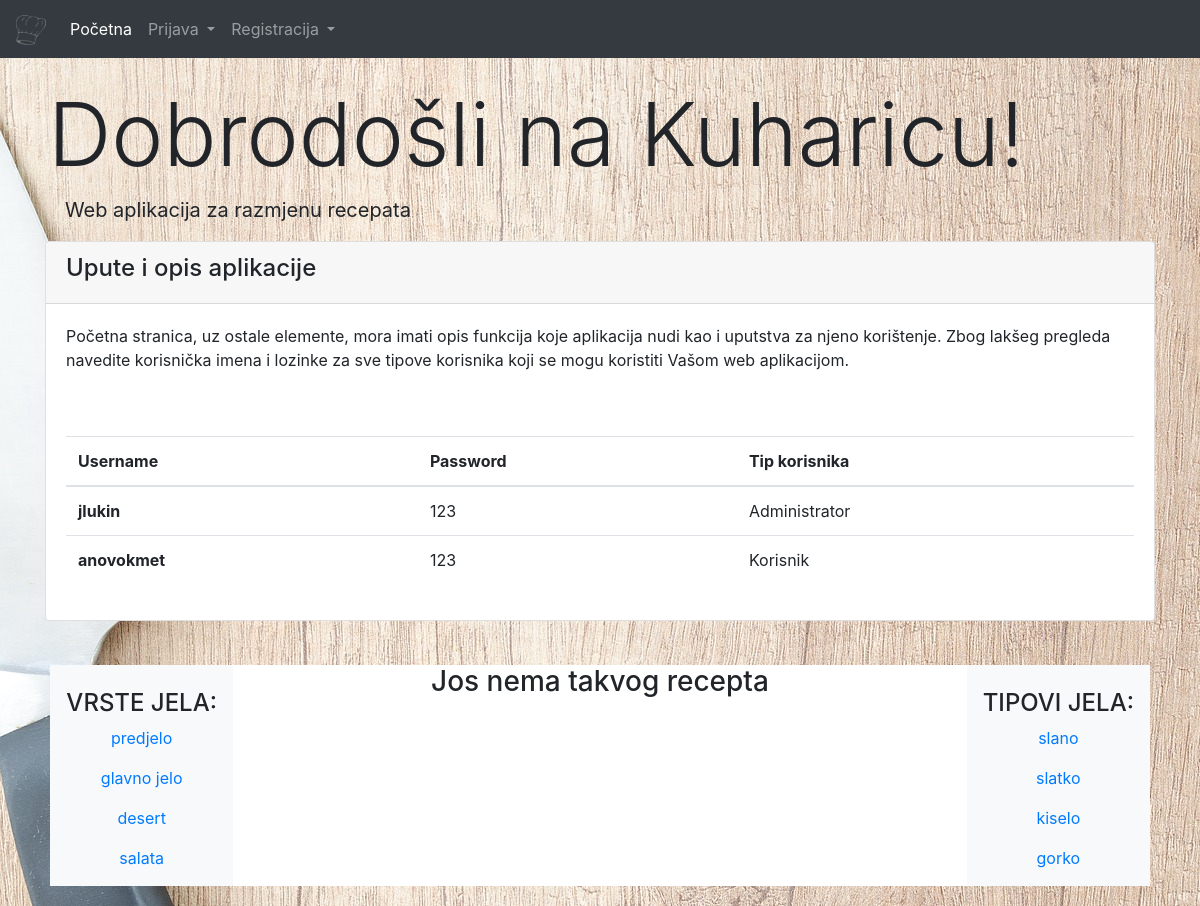
Page /?a=vrsta_jela&id=1 on the earlier database version.
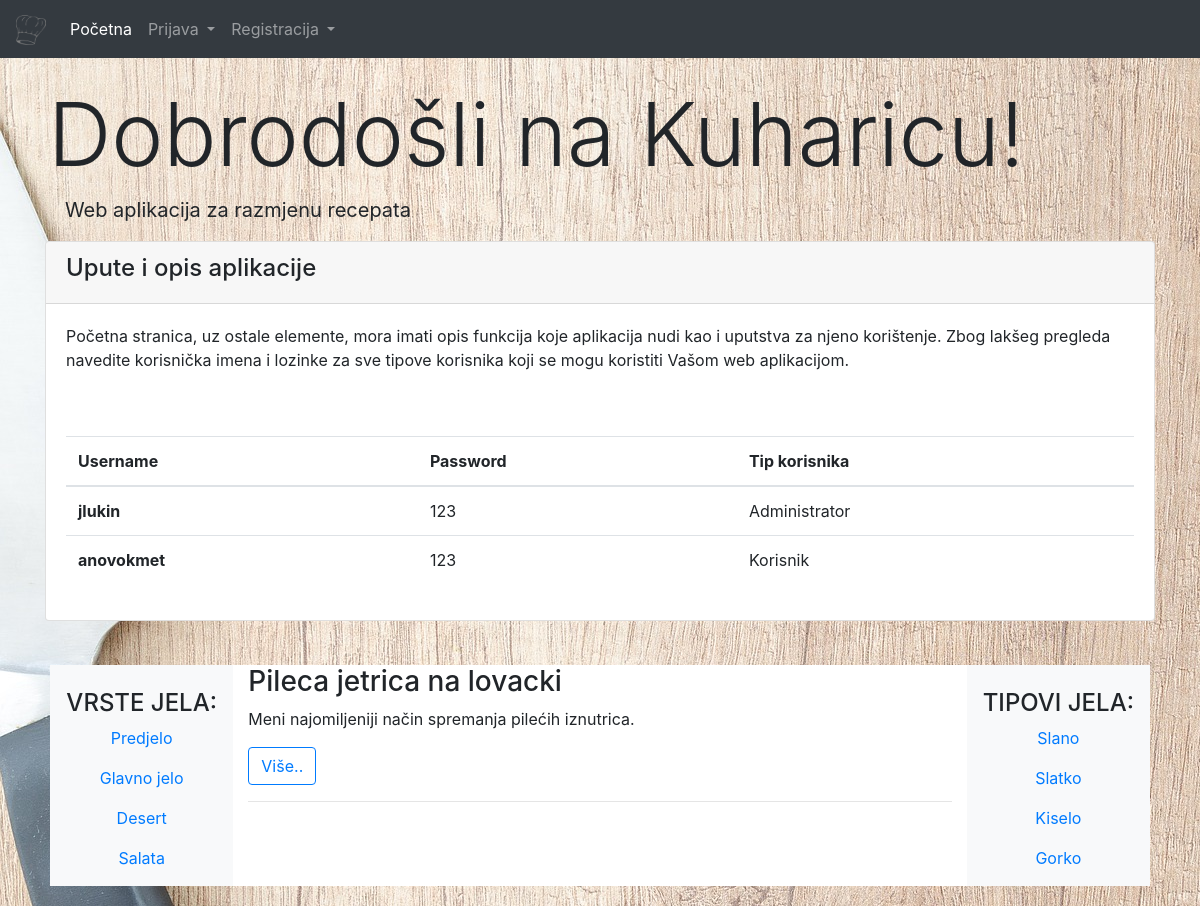
Same page on the later database version.
### tables this page shows
CREATE TABLE IF NOT EXISTS `vrsta_jela` (
  `id` int(10) UNSIGNED NOT NULL AUTO_INCREMENT,
  `naziv` varchar(50) NOT NULL,
  PRIMARY KEY (`id`)
);

CREATE TABLE IF NOT EXISTS `tip` (
  `id` int(10) UNSIGNED NOT NULL AUTO_INCREMENT,
  `naziv` varchar(50) NOT NULL,
  PRIMARY KEY (`id`)
);

CREATE TABLE IF NOT EXISTS `recept` (
  `id` int(10) UNSIGNED NOT NULL AUTO_INCREMENT,
  `naslov` varchar(50) NOT NULL,
  `vk_autora` int(11) NOT NULL,
  `vk_vrsta_jela` int(11) NOT NULL,
  `datum_objavljivanja` date NOT NULL,
  `sastojci` varchar(300) NOT NULL,
  `opis` varchar(500) NOT NULL,
  `tekst_recepta` varchar(800) NOT NULL,
  `ocjena` int(11) NOT NULL,
  `br_pregleda` int(11) NOT NULL,
  PRIMARY KEY (`id`),
  KEY `vk_autora` (`vk_autora`),
  KEY `vk_vrsta_jela` (`vk_vrsta_jela`)
);

### index.php (called while the page is built, shortened)
<?php
require_once ('Controller/ManagerVrsta_jela.php');
require_once ('Help/database.php');
require_once ('Model/ModelVrsta_jela.php');
require_once ('Model/ModelRecept.php');
require_once ('Controller/ManagerRecept.php');
require_once ('Controller/ManagerTip.php');
require_once ('Model/ModelTip.php');
$rm = new ManagerRecept();
$vjm = new ManagerVrsta_jela();
$vt = new ManagerTip();
if (!isset($_GET['a'])) {
    $a = '';
} else {
    $a = $_GET['a'];
}
switch ($a) {
    case 'vrsta_jela':  $navigacija = 'navigacijaPocetna';
                        $recept = $rm->getRecept('kategorija');
                        $vrsta_jela = $vjm->getVrsta_jela();
                        $vrsta_tipa = $vt->getTip();
                        break;
}
include_once './View/Pocetna.php';
?>

### Help/database.php (called while the page is built, shortened)
<?php
class kuharica_baza {
    public static function connect() {
        $c = new mysqli(self::host, self::user, self::pass, self::database);
        $c->query("SET CHARACTER SET utf8");
        return $c;
    }
}
?>

### Controller/ManagerVrsta_jela.php (called while the page is built, shortened)
<?php
class ManagerVrsta_jela{
    private $vise_vrsta_jela = array();
    private $c;
    public function __construct(){
            $this->c = kuharica_baza::connect();
    }
    public function getVrsta_jela(){
        $sql = "SELECT * FROM vrsta_jela";
        $r = $this->c->query($sql);
        while($row = $r->fetch_assoc()){
            $v = new Vrsta_jela();
            $v->setId($row['id']);
            $v->setNaziv($row['naziv']);
            $this->vise_vrsta_jela[] = $v;
        }
        return $this->vise_vrsta_jela;
    }
}
?>

### Model/ModelVrsta_jela.php (called while the page is built, shortened)
<?php
class Vrsta_jela {
    private $id;
    private $naziv;
    public function getId(){return $this->id; }
    public function getNaziv(){return $this->naziv; }
    public function setId($id){ $this->id = $id; }
    public function setNaziv($naziv){ $this->naziv = $naziv; }
}
?>

### Controller/ManagerRecept.php (called while the page is built, shortened)
<?php
class ManagerRecept {
    private $vise_vrsta_recepata = array();
    private $c;
    public function __construct() {
        $this->c = kuharica_baza::connect();
    }
    public function getRecept($prikaz = 'svi') {
        switch ($prikaz) {
            case 'kategorija': $id = $_GET['id'];
                $sql = "SELECT r.id, r.naslov, r.sastojci, r.opis, r.tekst_recepta, r.vk_vrsta_jela, r.datum_objavljivanja, r.br_pregleda, r.ocjena, k.id AS kid, k.ime, k.prezime, v.naziv
                                        FROM recept r
                                        LEFT JOIN vrsta_jela v ON (r.vk_vrsta_jela = v.id)
                                        LEFT JOIN korisnik k ON (r.vk_autora = k.id)
                                        WHERE v.id = $id";
                break;
        }
        $r = $this->c->query($sql);
        while ($row = $r->fetch_assoc()) {
            $v = new Recept();
            $v->setId($row['id']);
            $v->setNaslov($row['naslov']);
            $v->setAutor($row['kid']);
            $v->setVrstaJela($row['vk_vrsta_jela']);
            $v->setDatum($row['datum_objavljivanja']);
            $v->setSastojci($row['sastojci']);
            $v->setOpis($row['opis']);
            $v->setTekstRecepta($row['tekst_recepta']);
            $v->setOcjena($row['ocjena']);
            $v->setBrojPregleda($row['br_pregleda']);
            $this->vise_vrsta_recepata[] = $v;
        }
        return $this->vise_vrsta_recepata;
    }
}
?>

### Controller/ManagerTip.php (called while the page is built, shortened)
<?php
class ManagerTip {
    private $vise_vrsta_tipova = array();
    private $c;
    public function __construct(){
            $this->c = kuharica_baza::connect();
    }
    public function getTip(){
        $sql = "SELECT * FROM tip";
        $r = $this->c->query($sql);
        while($row = $r->fetch_assoc()){
            $v = new Tip();
            $v->setId($row['id']);
            $v->setNaziv($row['naziv']);
            $this->vise_vrsta_tipova[] = $v;
        }
        return $this->vise_vrsta_tipova;
    }
}
?>

### Model/ModelTip.php (called while the page is built, shortened)
<?php
class Tip {
    private $id;
    private $naziv;
    public function getId(){return $this->id; }
    public function getNaziv(){return $this->naziv; }
    public function setId($id){ $this->id = $id; }
    public function setNaziv($naziv){ $this->naziv = $naziv; }
}
?>

### Model/ModelRecept.php (called while the page is built, shortened)
<?php
class Recept {
    private $id;
    private $naslov;
    private $opis;
    public function getId(){return $this->id;}
    public function getNaslov(){return $this->naslov;}
    public function getOpis(){return $this->opis;}
    public function setId($id){$this->id=$id;}
    public function setNaslov($naslov){$this->naslov=$naslov;}
    public function setOpis($opis){$this->opis=$opis;}
}
?>

### View/prikazVrste_jela.php (the view)
<?php
foreach ($vrsta_jela as $v){
    echo '<p><a href="?a=vrsta_jela&id='.$v->getId().'">'.$v->getNaziv().'</a></p>';
}
?>

### View/Pocetna.php (shortened to what this page needs)
<!DOCTYPE html>
<html lang="en">
    <head>
        <link href="./bootstrap/css/bootstrap-4.4.1.css" rel="stylesheet">
        <link href="./bootstrap/css/style.css" rel="stylesheet">
    </head>
    <body>
        <?php include ("$navigacija.php") ?>
        <?php include ("$upper_template.php") ?>
        <div class="container">
            <div class="card">
                <div class="card-header">
                    <h4>Upute i opis aplikacije</h4>
                </div>
                <div class="card-body">
                    Početna stranica, uz ostale elemente, mora imati opis funkcija koje aplikacija nudi kao i
                    uputstva za njeno korištenje. Zbog lakšeg pregleda navedite korisnička imena i lozinke
                    za sve tipove korisnika koji se mogu koristiti Vašom web aplikacijom.
                    <br><br>
                </div>
                <div class="card-body">
                    <table class="table">
                        <thead>
                            <tr>
                                <th scope="col">Username</th>
                                <th scope="col">Password</th>
                                <th scope="col">Tip korisnika</th>
                            </tr>
                        </thead>
                        <tbody>
                            <tr>
                                <th scope="row">jlukin</th>
                                <td>123</td>
                                <td>Administrator</td>
                            </tr>
                            <tr>
                                <th scope="row">anovokmet</th>
                                <td>123</td>
                                <td>Korisnik</td>
                            </tr>
                        </tbody>
                    </table>
                </div>
            </div>
        </div>
        <br>
        <div class="container ">
            <div class="card-body">
                <div class="row">
                    <div class="col-2 text-center bg-light"> <br> <h4> VRSTE JELA: </h4>
                        <?php include("$left_template.php") ?>
                    </div>
                    <div class="col-8 col-md col-lg col-xl bg-white">
                        <?php include ("$template.php") ?>
                    </div>
                    <div class="col-2 text-center bg-light"> <br> <h4> TIPOVI JELA: </h4>
                        <?php include ("$right_template.php") ?>
                    </div>
                </div>
            </div>
        </div>
    </body>

### View/navigacijaPocetna.php (shortened to what this page needs)
<nav class="navbar navbar-expand-lg navbar-dark bg-dark sticky-top">
    <a class="navbar-brand" href="index.php">
        <img src="./bootstrap/img/hat.png" width="30" height="30" alt="logo" loading="lazy">
    </a>
    <div class="collapse navbar-collapse" id="navbarNav">
        <ul class="navbar-nav">
            <li class="nav-item active">
                <a class="nav-link" href="index.php">Početna<span class="sr-only">(current)</span></a>
            </li>
            <li class="nav-item dropdown">
                <a class="nav-link dropdown-toggle" id="navbarDropdownMenuLink-4" data-toggle="dropdown" aria-haspopup="true" aria-expanded="false">
                    <i class="fas fa-user"></i> Prijava </a>
            </li>
            <li class="nav-item dropdown">
                <a class="nav-link dropdown-toggle" id="navbarDropdownMenuLink-4" data-toggle="dropdown" aria-haspopup="true" aria-expanded="false">
                    <i class="fas fa-user"></i> Registracija </a>
            </li>
        </ul>
    </div>
</nav>

### View/jumbotron.php
<div class="jumbotron-fluid">
        <br>
        <h1 class="display-2 px-lg-5 font-weigh-normal">Dobrodošli na Kuharicu!</h1>
        <p class="lead pl-5 font-weight-normal">&nbsp&nbsp Web aplikacija za razmjenu recepata</p>
</div>

### View/pregled.php
<?php
if(count($recept)== 0){
    echo '<h3 class="text-center">Jos nema takvog recepta</h3>';
}
foreach ($recept as $r) {
    echo '<h3>'.$r->getNaslov().'</h3>';
    echo '<p>'.$r->getOpis().'</p>';
    echo '<p><a class="btn btn-outline-primary" href="?a=recept&id='.$r->getId().'">Više..</a></p>';
    echo '<hr>';
}
?>

### View/prikazTip.php
<?php
foreach ($vrsta_tipa as $v){
    echo '<p><a href="?a=tip&id='.$v->getId().'">'.$v->getNaziv().'</a></p>';
}
?>

Differences in the rows shown:
changed vrsta_jela: naziv "predjelo" → "Predjelo"
changed vrsta_jela: naziv "glavno jelo" → "Glavno jelo"
changed vrsta_jela: naziv "desert" → "Desert"
changed vrsta_jela: naziv "salata" → "Salata"
added recept: naslov "Pileca jetrica na lovacki", opis "Meni najomiljeniji način spremanja pilećih iznutrica."
changed tip: naziv "slano" → "Slano"
changed tip: naziv "slatko" → "Slatko"
changed tip: naziv "kiselo" → "Kiselo"
changed tip: naziv "gorko" → "Gorko"
Other differences:
text no longer shown: "Jos nema takvog recepta"
